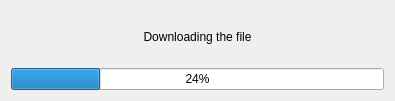
<?xml version="1.0" encoding="UTF-8"?>
<ui version="4.0">
 <class>Dialog</class>
 <widget class="QDialog" name="Dialog">
  <property name="geometry">
   <rect>
    <x>0</x>
    <y>0</y>
    <width>395</width>
    <height>101</height>
   </rect>
  </property>
  <property name="windowTitle">
   <string>Dialog</string>
  </property>
  <layout class="QVBoxLayout" name="verticalLayout">
   <item>
    <widget class="QLabel" name="label">
     <property name="text">
      <string>Downloading the file</string>
     </property>
     <property name="alignment">
      <set>Qt::AlignCenter</set>
     </property>
    </widget>
   </item>
   <item>
    <layout class="QHBoxLayout" name="horizontalLayout">
     <item>
      <widget class="QProgressBar" name="progressBar">
       <property name="value">
        <number>24</number>
       </property>
       <property name="textVisible">
        <bool>true</bool>
       </property>
      </widget>
     </item>
    </layout>
   </item>
  </layout>
 </widget>
 <resources/>
 <connections/>
</ui>
